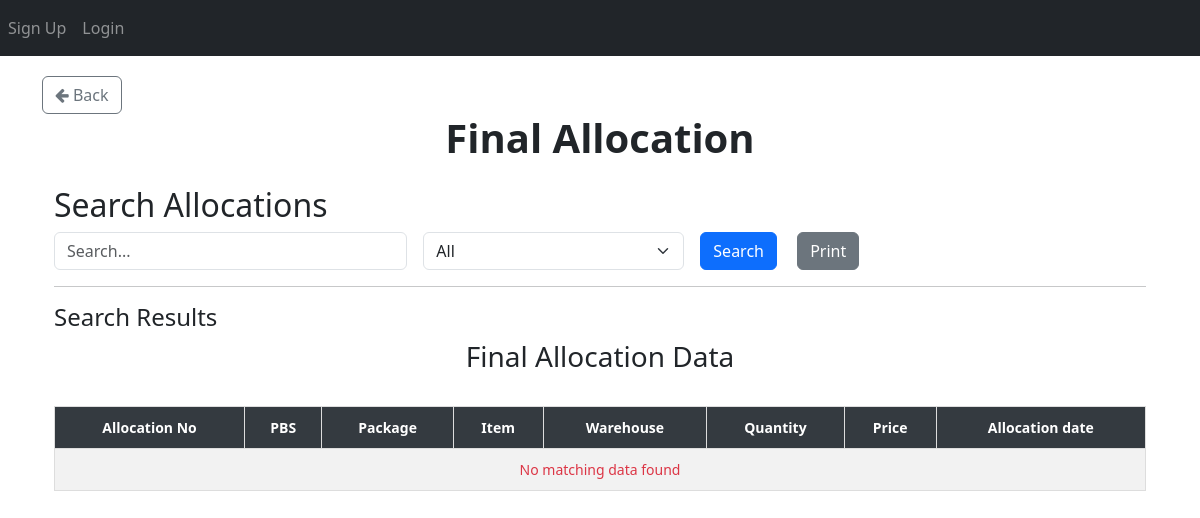
Page /allocation/final_allocation/ on the earlier database version.
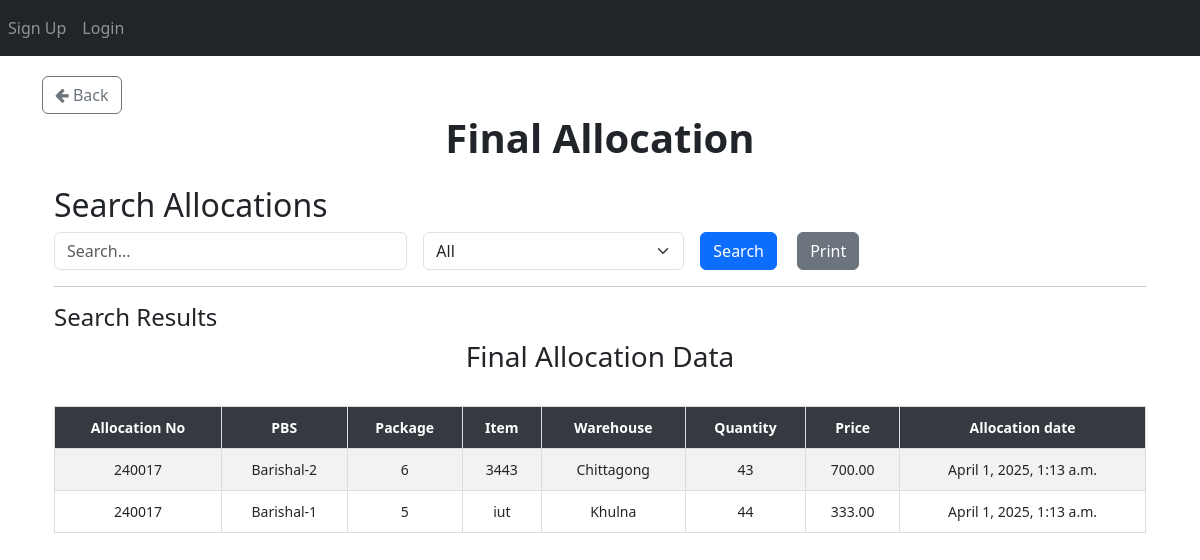
Same page on the later database version.
### App_Allocation/models.py (models this page shows, shortened)
class Final_Allocation(models.Model):
    allocation_no = models.ForeignKey(Allocation_Number, on_delete=models.CASCADE)  # Deletes related allocations when removed
    item_primary_key = models.IntegerField(null=True)
    pbs = models.ForeignKey(PBS, on_delete=models.CASCADE)
    package = models.ForeignKey(Package, on_delete=models.CASCADE)
    item = models.ForeignKey(Item, on_delete=models.CASCADE)
    warehouse = models.CharField(max_length=50)
    quantity = models.IntegerField()
    price = models.DecimalField(max_digits=15, decimal_places=2)
    created_at = models.DateTimeField(auto_now_add=True)

class Allocation_Number(models.Model):
    allocation_no = models.IntegerField(unique=True)
    user = models.ForeignKey(User, on_delete=models.CASCADE)

class PBS(models.Model):
    name = models.TextField(unique=True)
    def __str__(self):
        return str(self.name)

### App_Entry/models.py (models this page shows, shortened)
class Package(models.Model):
    packageId = models.BigIntegerField(unique=True)

class Item(models.Model):
    WAREHOUSE_CHOICES = [
        ("Dhaka", "Dhaka"),
        ("Khulna", "Khulna"),
        ("Chittagong", "Chittagong"),
    ]
    UNIT_CHOICES = [
        ("Nos.", "Nos."),
        ("Mtr.", "Mtr."),
        ("Km.", "Km."),
        ("Set.", "Set."),
        ("Pair.", "Pair."),
    ]
    name = models.CharField(max_length=255)
    description = models.TextField(blank=True, null=True)
    warehouse = models.CharField(
        max_length=50, choices=WAREHOUSE_CHOICES, default="Dhaka"
    )
    unit_of_item = models.CharField(
        max_length=10, choices=UNIT_CHOICES, default="Nos."
    )  # Updated field
    unit_price = models.DecimalField(max_digits=15, decimal_places=2, default=0.00)
    quantity_of_item = models.BigIntegerField(default=0)
    package = models.ForeignKey(
        Package,
        on_delete=models.SET_NULL,
        related_name="package_of_item",
        null=True,
    )
    created_at = models.DateTimeField(auto_now_add=True)

### App_Allocation/views/view_final_allocation.py (the view, shortened to what this page needs)
# urls.py: path("final_allocation/", views.final_allocation_search, name="final_allocation"),
def final_allocation_search(request):
    query = request.GET.get("query", "")
    filter_by = request.GET.get("filter_by", "All")
    date_filter = request.GET.get("date", "")
    results = Final_Allocation.objects.all().order_by('-created_at')
    if date_filter:
        results = results.filter(created_at__date=date_filter)
    context = {
        "items": results,
        "query": query,
        "filter_by": filter_by,
        "date_filter": date_filter,
    }
    return render(request, "App_Allocation/view_print_Final_Allocation.html", context)

### templates/App_Allocation/view_print_Final_Allocation.html (shortened to what this page needs)
{% extends 'base.html' %}
{% load crispy_forms_tags %}
{% load static %}
{% block body_block %}
<a href="{% url 'App_Allocation:allocation_page' %}" class="btn btn-outline-secondary">
    <i class="fa fa-arrow-left"></i> Back
</a>
<center><h1><b>Final Allocation</b></h1></center>
<div class="container mt-4">
    <h2>Search Allocations</h2>
    <form method="GET" action="{% url 'App_Allocation:final_allocation' %}" class="row g-3">
        <div class="col-md-4">
            <input type="text" name="query" id="searchQuery" class="form-control" placeholder="Search..." value="{{ query }}">
        </div>
        <div class="col-md-3">
            <select name="filter_by" id="filterDropdown" class="form-select" onchange="toggleInputFields()">
                <option value="All" {% if filter_by == "All" %}selected{% endif %}>All</option>
            </select>
        </div>
        <div class="col-md-2">
            <button type="submit" class="btn btn-primary me-3">Search</button>
            <button type="button" class="btn btn-secondary" onclick="printResults()">Print</button>
        </div>
    </form>
    <hr>
    <h4>Search Results</h4>
    <div id="printableArea" class="table-responsive">
        <h3 class="text-center">Final Allocation Data</h3>
        <br>
        <table class="table table-bordered table-striped table-hover">
            <thead class="table-dark sticky-top">
                <tr>
                    <th>Allocation No</th>
                    <th>PBS</th>
                    <th>Package</th>
                    <th>Item</th>
                    <th>Warehouse</th>
                    <th>Quantity</th>
                    <th>Price</th>
                    <th>Allocation date</th>
                </tr>
            </thead>
            <tbody>
                {% if items %}
                    {% for item in items %}
                    <tr>
                        <td>{{ item.allocation_no.allocation_no }}</td>
                        <td>{{ item.pbs }}</td>
                        <td>{{ item.package.packageId }}</td>
                        <td>{{ item.item.name }}</td>
                        <td>{{ item.warehouse }}</td>
                        <td>{{ item.quantity }}</td>
                        <td>{{ item.price }}</td>
                        <td>{{ item.created_at }}</td>
                    </tr>
                    {% endfor %}
                {% else %}
                    <tr>
                        <td colspan="8" class="text-center text-danger">No matching data found</td>
                    </tr>
                {% endif %}
            </tbody>
        </table>
    </div>
</div>
{% endblock %}

### templates/base.html (shortened to what this page needs)
<!DOCTYPE html>
<html lang="en">
    <head>
        <link
            rel="stylesheet"
            href="https://maxcdn.bootstrapcdn.com/bootstrap/4.4.1/css/bootstrap.min.css"
        />
        <link rel="stylesheet" href="https://cdnjs.cloudflare.com/ajax/libs/font-awesome/6.4.2/css/all.min.css">
        <link rel="stylesheet" href="https://cdn.jsdelivr.net/npm/bootstrap@5.3.0/dist/css/bootstrap.min.css">
        <link
            href="https://maxcdn.bootstrapcdn.com/font-awesome/4.7.0/css/font-awesome.min.css"
            rel="stylesheet"
        />
        <link
            href="https://cdnjs.cloudflare.com/ajax/libs/bootstrap-datetimepicker/4.17.47/css/bootstrap-datetimepicker.min.css"
            rel="stylesheet"
        />
        <link
            rel="stylesheet"
            href="//code.jquery.com/ui/1.12.1/themes/base/jquery-ui.css"
        />
        <link
            rel="stylesheet"
            href="https://cdn.jsdelivr.net/npm/flatpickr/dist/flatpickr.min.css"
        />
    </head>
    <body>
        <nav class="navbar navbar-expand-sm bg-dark navbar-dark">
            <ul class="navbar-nav">
                {% if user.is_authenticated %}
                <div clas="nav-item dropdown">
                    <a
                        class="nav-link dropdown-toggle"
                        href="#"
                        id="navbardrop"
                        data-toggle="dropdown"
                    >
                        @{{user.username}}
                    </a>
                    <div class="dropdown-menu">
                        {% comment %}
                        <a
                            class="dropdown-item"
                            href="{% url 'App_Login:pass_change' %}"
                            >Change Password</a
                        >
                        <hr />
                        {% endcomment %}
                        <a
                            class="dropdown-item"
                            href="{% url 'App_Login:logout' %}"
                            ><b>Logout</b></a
                        >
                    </div>
                </div>
                {% else %}
                <li class="nav-item">
                    <a class="nav-link" href="{% url 'App_Login:signup' %}"
                        >Sign Up</a
                    >
                </li>
                <li class="nav-item">
                    <a class="nav-link" href="{% url 'App_Login:login' %}"
                        >Login</a
                    >
                </li>
                {% endif %}
            </ul>
        </nav>
        <div class="container" style="padding-top: 20px">
            {% block body_block %} {% endblock %}
        </div>
    </body>
</html>

### templates/App_Allocation/view_print_Final_Allocation.html (style rules this page uses)
.table { font-size: 14px; text-align: center; }
.sticky-top { position: sticky; top: 0; z-index: 1020; }
.table-dark th { background-color: #343a40 !important; color: white !important; }
.table-bordered th, .table-bordered td { border: 1px solid #ddd !important; padding: 10px; }

Differences in the rows shown:
added Final_Allocation: allocation_no.allocation_no "240017", pbs "Barishal-2", package.packageId "6", item.name "3443", warehouse "Chittagong", quantity "43", price "700.00", created_at "April 1, 2025, 1:13 a.m."
added Final_Allocation: allocation_no.allocation_no "240017", pbs "Barishal-1", package.packageId "5", item.name "iut", warehouse "Khulna", quantity "44", price "333.00", created_at "April 1, 2025, 1:13 a.m."
Other differences:
text no longer shown: "No matching data found"
